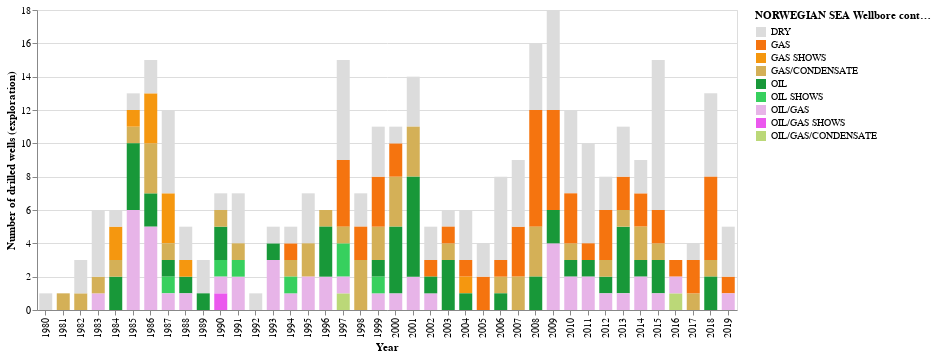

Notebook source saved alongside this figure:
### Code cell
chart_region('NORWEGIAN SEA')

### Figure 1 — Vega-Lite specification as saved in the notebook (floating-point values rounded to 4 significant figures; data arrays with more than 128 entries replaced by an {"elided": "..."} marker saying what was removed)
{"$schema": "https://vega.github.io/schema/vega-lite/v3.4.0.json", "config": {"mark": {"tooltip": null}, "view": {"height": 300, "width": 400}}, "data": {"name": "data-a35366027caa7694c090acd09ee6b649"}, "datasets": {"data-a35366027caa7694c090acd09ee6b649": {"elided": "323 records"}}, "encoding": {"color": {"field": "wlbContent", "legend": {"title": "NORWEGIAN SEA Wellbore content"}, "scale": {"domain": ["DRY", "GAS", "GAS SHOWS", "GAS/CONDENSATE", "OIL", "OIL SHOWS", "OIL/GAS", "OIL/GAS SHOWS", "OIL/GAS/CONDENSATE"], "range": ["#DCDCDC", "#F5740F", "#F5970F", "#D4B057", "#189839", "#37D05E", "#E7B4E8", "#EB58EE", "#BBD878"]}, "type": "nominal"}, "x": {"axis": {"title": "Year"}, "field": "wlbEntryYear", "type": "nominal"}, "y": {"aggregate": "count", "axis": {"title": "Number of drilled wells (exploration)"}, "type": "quantitative"}}, "height": 300, "mark": {"size": 13, "type": "bar"}, "width": 700}
